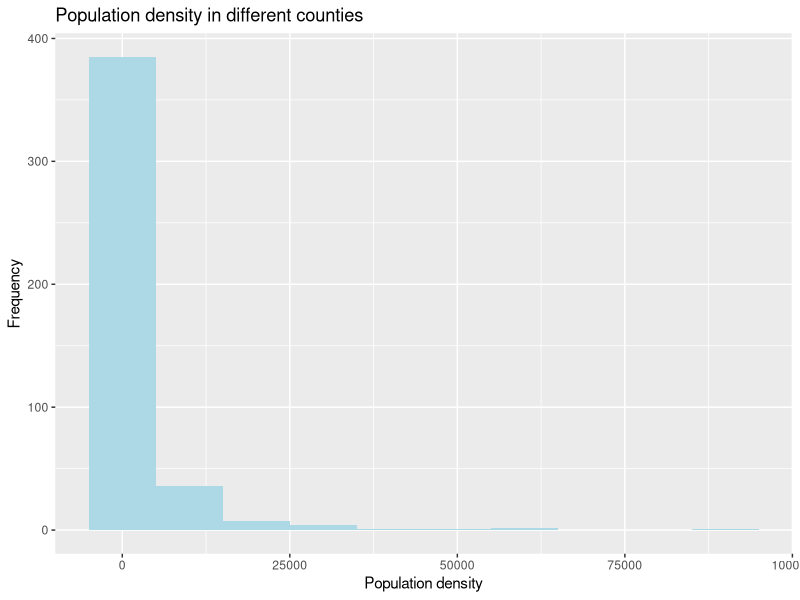
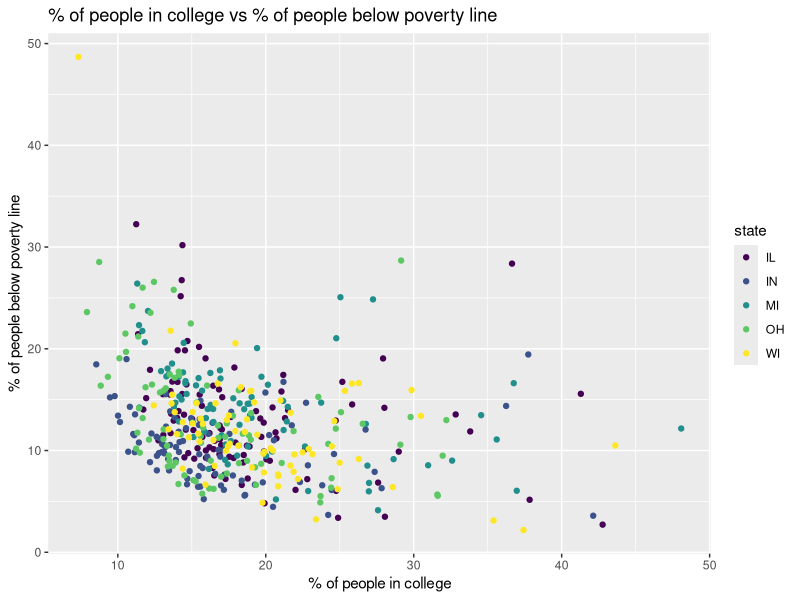
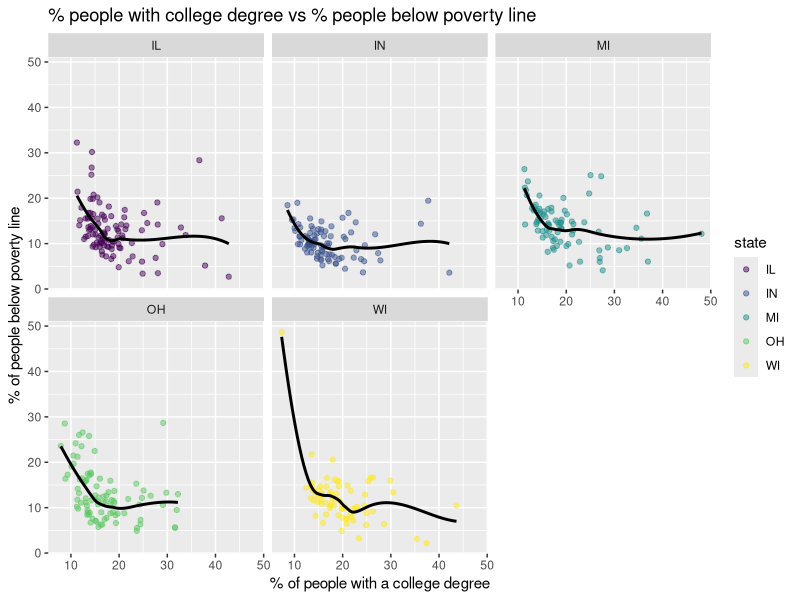
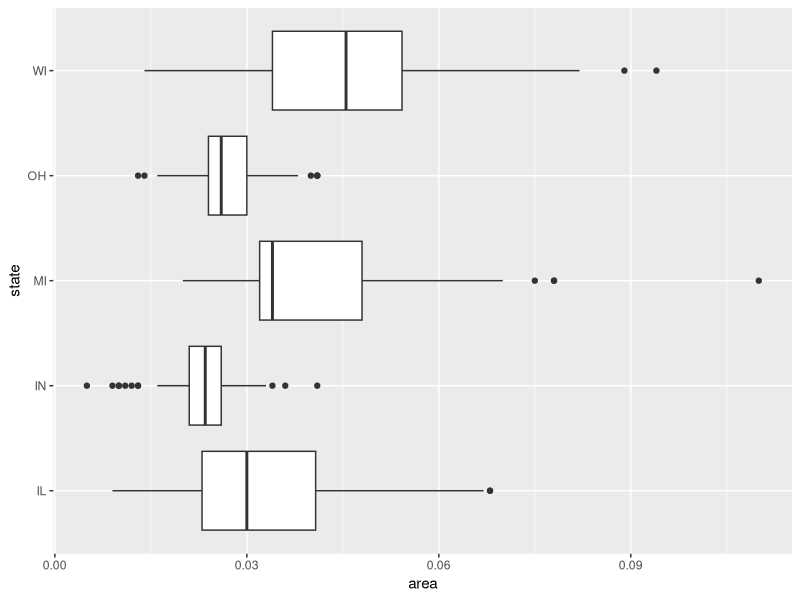
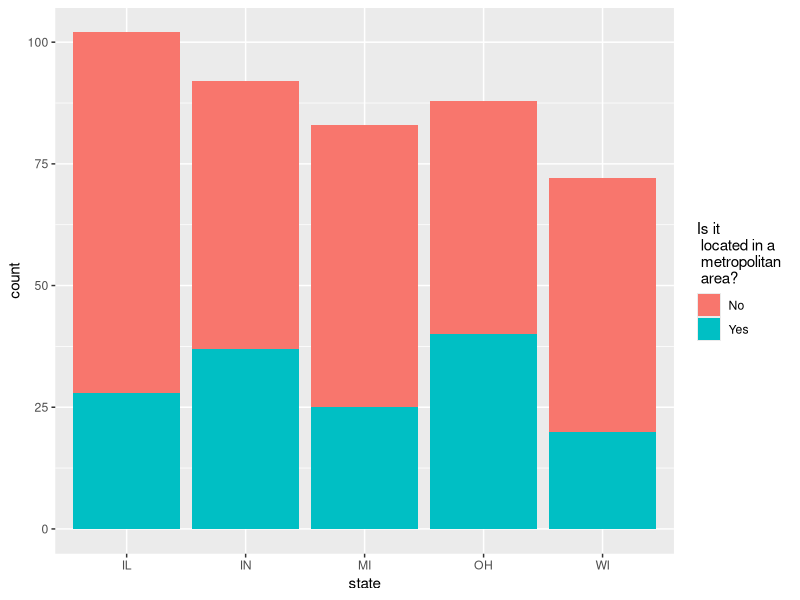
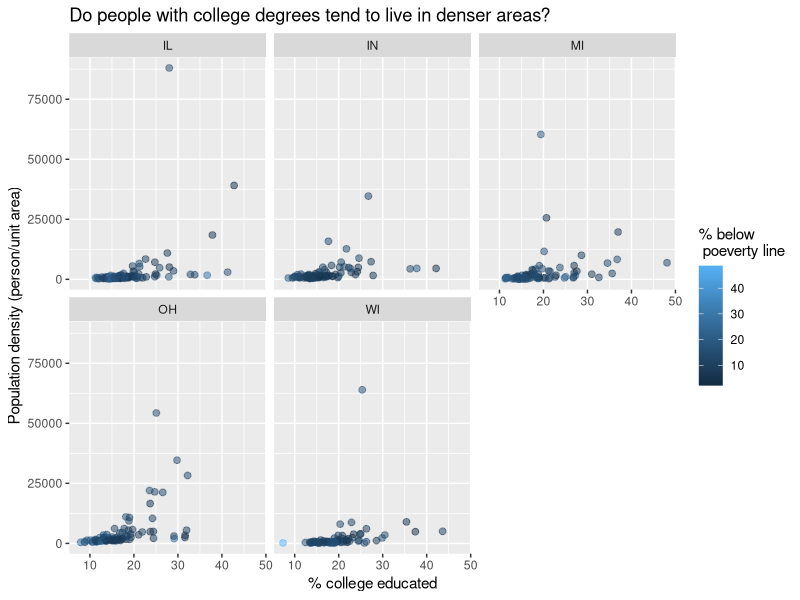

The R script that drew these images, in order:
## ---- chunk 1
library(tidyverse)
library(viridis)
## ---- chunk 2
glimpse(midwest)
## ---- chunk 3
ggplot(midwest, aes(x = popdensity))+
  geom_histogram(binwidth = 10000, fill = "light blue")+
labs(title = "Population density in different counties", 
     x = "Population density", y = "Frequency")
## ---- chunk 4
    ggplot(midwest, aes(x=percollege, y=percbelowpoverty, color=state))+
      geom_point()+
      labs(title="% of people in college vs % of people below poverty line",
           x= "% of people in college", y= "% of people below poverty line") + scale_colour_viridis_d()
## ---- chunk 5
    #plotting data on a scatter plot, diving grids based on the state
    ggplot(midwest, aes(x=percollege, y=percbelowpoverty, color=state))+
      geom_point(alpha = .5)+
      facet_wrap(~state) +
      geom_smooth(se = FALSE, color = "black")+
      labs(title="% people with college degree vs % people below poverty line",
           x= "% of people with a college degree", 
           y= "% of people below poverty line") + scale_colour_viridis_d()
    #color black for the lines makes the line more visible 
## ---- chunk 6
    #plotting the data on side by side boxplots
    ggplot(midwest, aes(x=area, y=state))+
      geom_boxplot()
## ---- chunk 7
#data wrangling code
midwest <- midwest |>
  mutate(metro = if_else(inmetro == 1, "Yes", "No"))
## ---- chunk 8
#creating a segmented bar chart for the data 
ggplot(midwest, aes(x=state, fill= metro))+
  geom_bar()+
  labs(fill= "Is it \n located in a \n metropolitan \n area?")
## ---- chunk 9
#reproducing the scatter diagram
    ggplot(midwest, aes(x=percollege, y=popdensity, color=percbelowpoverty))+
      geom_point(size=2, alpha=0.5)+
       facet_wrap(~state) +
      labs(title="Do people with college degrees tend to live in denser areas?", x= "% college educated", y= "Population density (person/unit area)", color = "% below \n poeverty line")
